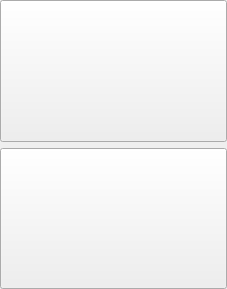
<?xml version="1.0" encoding="UTF-8"?>
<ui version="4.0">
 <class>ApplicationControlToolbar</class>
 <widget class="QWidget" name="ApplicationControlToolbar">
  <property name="geometry">
   <rect>
    <x>0</x>
    <y>0</y>
    <width>227</width>
    <height>289</height>
   </rect>
  </property>
  <property name="windowTitle">
   <string>App Ctrl</string>
  </property>
  <layout class="QVBoxLayout" name="verticalLayout">
   <property name="leftMargin">
    <number>0</number>
   </property>
   <property name="topMargin">
    <number>0</number>
   </property>
   <property name="rightMargin">
    <number>0</number>
   </property>
   <property name="bottomMargin">
    <number>0</number>
   </property>
   <item>
    <widget class="QPushButton" name="pbFullscreen">
     <property name="sizePolicy">
      <sizepolicy hsizetype="MinimumExpanding" vsizetype="MinimumExpanding">
       <horstretch>0</horstretch>
       <verstretch>0</verstretch>
      </sizepolicy>
     </property>
     <property name="text">
      <string/>
     </property>
     <property name="icon">
      <iconset theme="user-desktop">
       <normaloff>.</normaloff>.</iconset>
     </property>
     <property name="iconSize">
      <size>
       <width>48</width>
       <height>48</height>
      </size>
     </property>
     <property name="autoRepeat">
      <bool>false</bool>
     </property>
     <property name="default">
      <bool>false</bool>
     </property>
     <property name="flat">
      <bool>false</bool>
     </property>
    </widget>
   </item>
   <item>
    <widget class="QPushButton" name="pbClose">
     <property name="sizePolicy">
      <sizepolicy hsizetype="MinimumExpanding" vsizetype="MinimumExpanding">
       <horstretch>0</horstretch>
       <verstretch>0</verstretch>
      </sizepolicy>
     </property>
     <property name="text">
      <string/>
     </property>
     <property name="icon">
      <iconset theme="application-exit">
       <normaloff>.</normaloff>.</iconset>
     </property>
     <property name="iconSize">
      <size>
       <width>48</width>
       <height>48</height>
      </size>
     </property>
    </widget>
   </item>
  </layout>
 </widget>
 <resources/>
 <connections/>
</ui>
